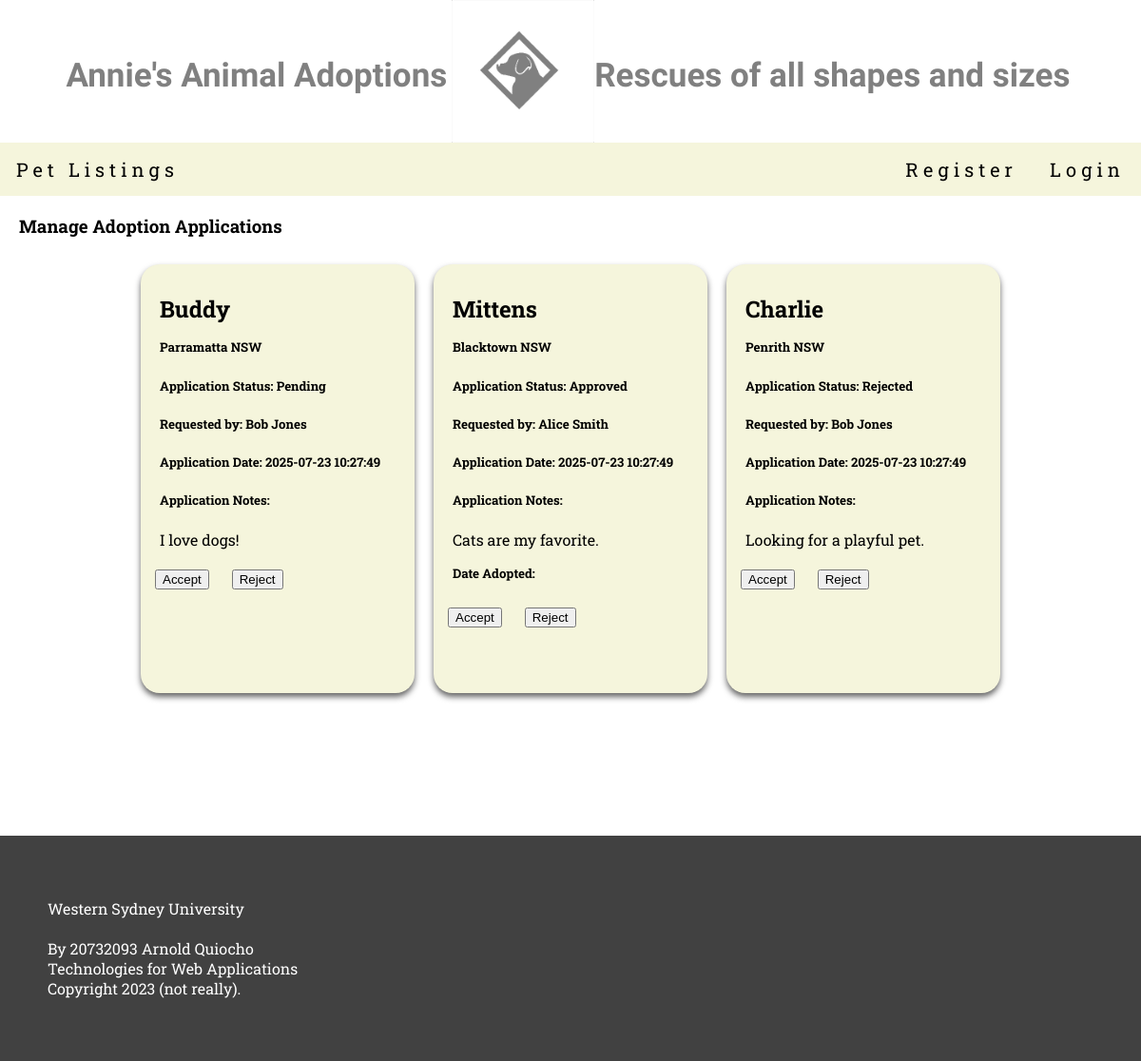
The page /manageAdoptionApplications.php on the database its author committed.
### tables this page shows
CREATE TABLE adoptions (
    application_id INT AUTO_INCREMENT PRIMARY KEY,
    pet_id INT NOT NULL,
    user_id INT NOT NULL,
    application_notes TEXT,
    application_status VARCHAR(20) DEFAULT 'Pending',
    application_date DATETIME DEFAULT CURRENT_TIMESTAMP,
    adoption_date DATETIME DEFAULT NULL,
    FOREIGN KEY (pet_id) REFERENCES pets(pet_id),
    FOREIGN KEY (user_id) REFERENCES users(user_id)
);

CREATE TABLE pets (
    pet_id INT AUTO_INCREMENT PRIMARY KEY,
    name VARCHAR(50) NOT NULL,
    species VARCHAR(30) NOT NULL,
    breed VARCHAR(50),
    age INT,
    gender VARCHAR(10),
    image VARCHAR(100),
    description TEXT,
    status VARCHAR(20) DEFAULT 'available',
    suburb VARCHAR(50),
    state VARCHAR(10),
    fee DECIMAL(10,2),
    date_added DATETIME DEFAULT CURRENT_TIMESTAMP
);

CREATE TABLE users (
    user_id INT AUTO_INCREMENT PRIMARY KEY,
    first_name VARCHAR(50) NOT NULL,
    last_name VARCHAR(50) NOT NULL,
    email VARCHAR(100) NOT NULL UNIQUE,
    mobile VARCHAR(20),
    password VARCHAR(255) NOT NULL,
    is_admin TINYINT(1) DEFAULT 0,
    date_registered DATETIME DEFAULT CURRENT_TIMESTAMP
);

### manageAdoptionApplications.php (the view, shortened to what this page needs)
<?php
if (isset($_SESSION['login'])) {
    $login = $_SESSION['login'];
} else {
    $login = false;
}
?>
<!DOCTYPE html>
<html lang="en">
    <head>
        <link href="css/master.css" type="text/css" rel="stylesheet">
    </head>
    <body>
    <header>
            <a href="index.php">
                <section class="titleBar">
                    <h1>Annie's Animal Adoptions</h1>
                    <img src="images/LOGO.png" id="logo" alt="logo"></img>
                    <h2>Rescues of all shapes and sizes</h2>
                </section>
            </a>
            <section class="topNav" >
				<section id="leftNav">
					<a href="petListings.php" class="navmenu">Pet Listings</a>
				</section>
				<section id="RightNav">
                    <?php
                    if($login == true)
                    { ?>
                        <a href="logout.php" class="navmenu">Logout</a>
                    <?php
                    }
                    else if ($login == false)
                    {?>
                    <a href="registrationPage.php" class="navmenu">Register</a>
					<a href="login.php" class="navmenu">Login</a>
                    <?php
                    }?>
				</section>
			</section>
        </header>
        <main>
            <h3 class="smallTitle">Manage Adoption Applications</h3>
            <section class="display">
                <section class="rescues">
                    <?php
                    require_once("dbconn.php");
                    $sql ="SELECT * FROM adoptions";
                    $applicationResults = $dbConn->query($sql)
                        or die ('Problem with query: ' . $dbConn->error);
                    while($applications = $applicationResults->fetch_assoc())
                    {
                        $sql = "SELECT * FROM pets WHERE pet_id = ".$applications["pet_id"];
                        $results = $dbConn->query($sql)
                            or die ('Problem with query: ' . $dbConn->error);
                        $petRow = $results->fetch_assoc();
                        $sql = "SELECT * FROM users WHERE user_id = ".$applications["user_id"];
                        $results = $dbConn->query($sql)
                            or die ('Problem with query: ' . $dbConn->error);
                        $userRow = $results->fetch_assoc();
                        ?>
                    <section class="rescueBox">
                        <h4><?php echo $petRow["name"];?></h4>
                        <h5><?php echo $petRow["suburb"]?> <?php echo $petRow["state"];?></h5>
                        <h5>Application Status: <?php echo $applications["application_status"];?></h5>
                        <h5>Requested by: <?php echo $userRow["first_name"]." ". $userRow["last_name"];?></h5>
                        <h5>Application Date: <?php echo $applications["application_date"];?></h5>
                        <h5>Application Notes:</h5>
                        <p><?php echo $applications["application_notes"];?></p>
                        <?php if($applications["adoption_date"] != NULL) {?>
                        <h5>Date Adopted: <?php $applications["adoption_date"];?></h5>
                        <?php } ?>
                        <form method="post" action="updateForm.php" id="manageAdoption" name="manageAdoption">
                            <button type="submit" name="accept">Accept</button>
                            <button type="submit" name="reject">Reject</button>
                        </form>
                    </section>
                        <?php }
                    ?>
                </section>
            </section>
        </main>
        <footer>
            <p>Western Sydney University<br><br>By 20732093 Arnold Quiocho<br>Technologies for Web Applications<br>Copyright 2023 (not really).</p>
        </footer>
    </body>
</html>

### css/master.css (style rules this page uses)
html { background-color:white; padding: 0; }
body { margin: 0; font-family: 'Roboto Slab', serif; }
.titleBar { color: black; display:flex; justify-content: center; }
header > a { text-decoration: none; }
.titleBar > h1, .titleBar > h2 { font-size: 35px; padding-top: 30px; padding-right: 5px; font-family: 'Mogra', cursive; }
#logo { height: 150px; padding-top: 0; }
.topNav { padding:5px; background-color: beige; display: flex; justify-content: space-between; align-items: center; font-size:20px; letter-spacing: 5px; position: sticky; z-index: 9999; }
.navmenu { padding: 1vw; padding-bottom: 10px; padding-top: 10px; text-decoration: none; color: #000000; }
#leftNav { display: flex; align-items: center; }
h1, h2 { text-align: center; font-family: 'Mogra', cursive; }
.display { padding-left: 8em; padding-right: 8em; padding-bottom: 40px; }
.rescues { display: flex; justify-content: center; flex-wrap: wrap; margin-bottom: 100px; }
.rescueBox { background-color: beige; border-radius: 20px; box-shadow: 0px 4px 6px #656565; color: black; margin: 10px; padding-bottom:4em; transition: transform .2s; width: 18em; }
.rescueBox > h4, .rescueBox > h5, .rescueBox > p { margin-left: 20px; margin-top: 10px; margin-right: 20px; }
.rescueBox > form > button { margin:5px; margin-left:15px; }
.rescueBox > h4 { font-size: 1.5em; margin-bottom: 0; }
.rescueBox > h5 { margin-top: 15px; }
footer { background-color: rgb(65, 65, 65); padding: 50px; color: white; }
.smallTitle { margin-left:20px; }

### rows shown on the page
adoptions: pet.name "Buddy", pet.suburb "Parramatta", pet.state "NSW", application_status "Pending", user.first_name "Bob", user.last_name "Jones", application_date "2025-07-23 10:27:49", application_notes "I love dogs!"
adoptions: pet.name "Mittens", pet.suburb "Blacktown", pet.state "NSW", application_status "Approved", user.first_name "Alice", user.last_name "Smith", application_date "2025-07-23 10:27:49", application_notes "Cats are my favorite.", shows "Date Adopted:"
adoptions: pet.name "Charlie", pet.suburb "Penrith", pet.state "NSW", application_status "Rejected", user.first_name "Bob", user.last_name "Jones", application_date "2025-07-23 10:27:49", application_notes "Looking for a playful pet."
